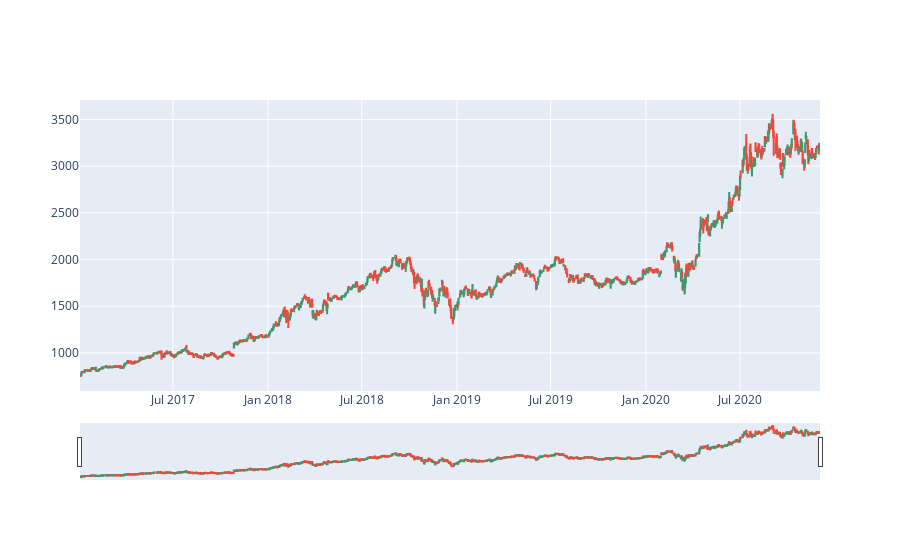

The code cell stored with this chart in its notebook:
### Code cell
plot_prices_evolution(amazon)

### Figure 1 — Plotly figure (JSON) as saved in the notebook; plotly's stock layout.template omitted (floating-point values rounded to 4 significant figures; data arrays with more than 128 entries replaced by an {"elided": "..."} marker saying what was removed)
{"data": [{"close": {"elided": "987 float values"}, "high": {"elided": "987 float values"}, "low": {"elided": "987 float values"}, "open": {"elided": "987 float values"}, "type": "candlestick", "x": {"elided": "987 str values"}}], "layout": {}}
